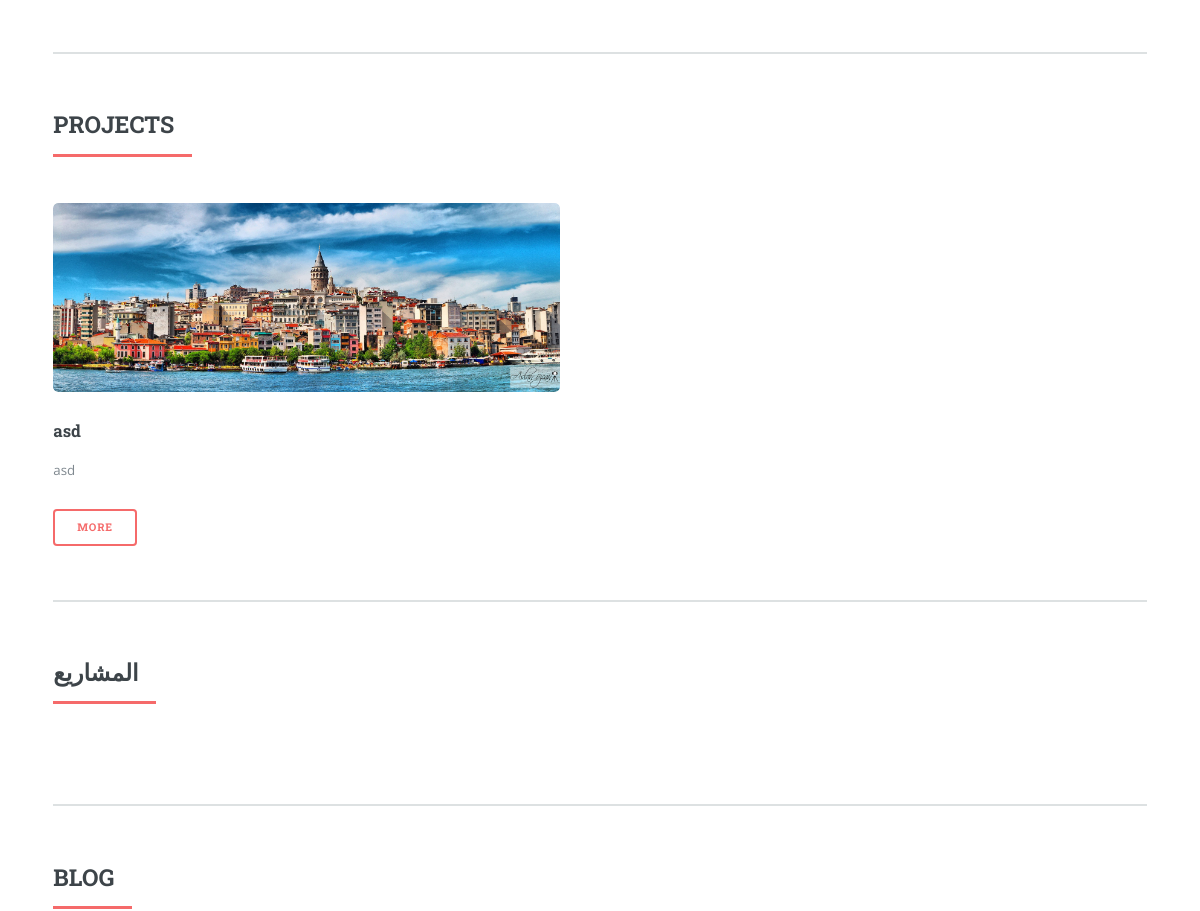
The app's page / (middle part), older data.
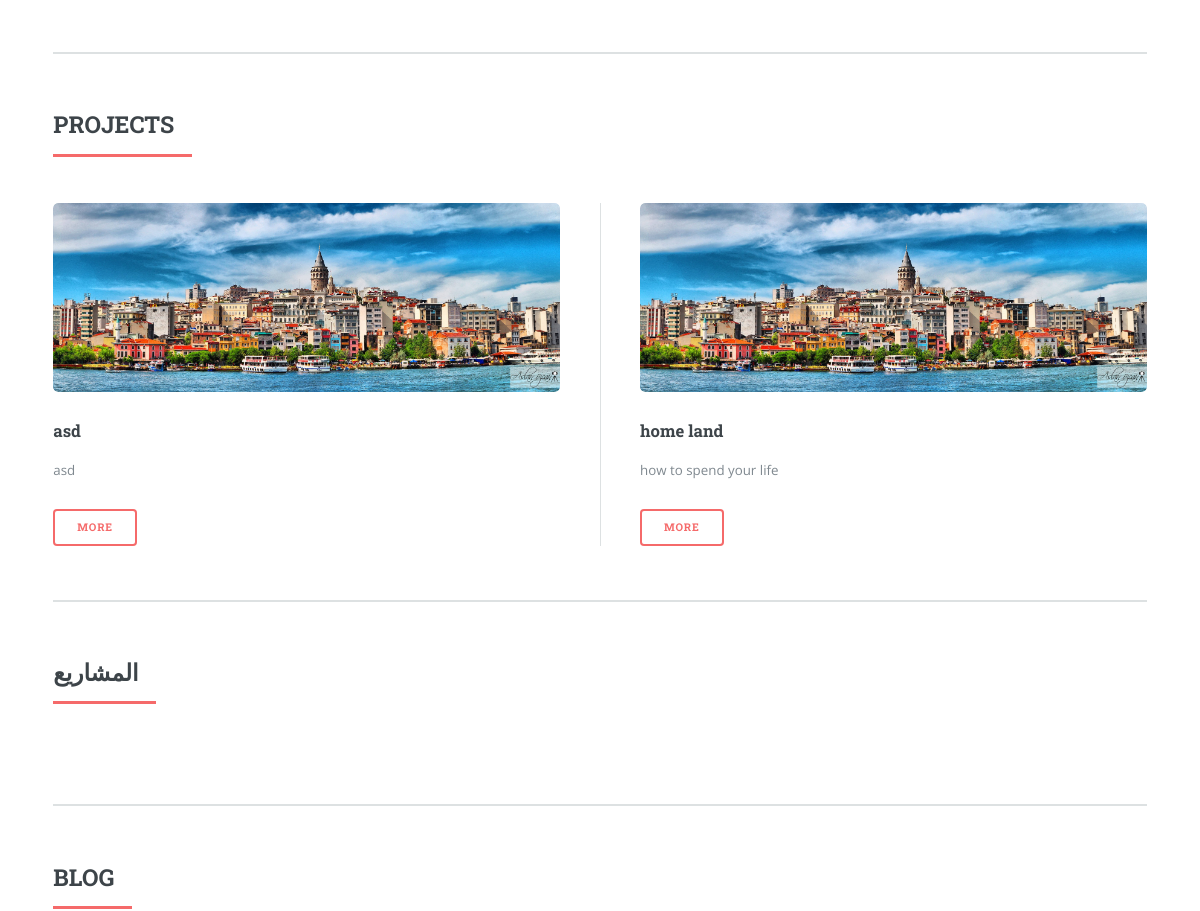
The same page, newer data.
### Articles_app/models.py (models this page shows, shortened)
class Articles_model(models.Model):
    title = models.CharField(max_length = 50)
    intro=models.CharField(max_length = 60)
    text=RichTextField()
    creade_date = models.DateField(auto_now=True,
                                   blank=True,
                                   auto_now_add=False)
    user = models.ForeignKey(User, on_delete=models.CASCADE)
    category = models.ForeignKey('Category', on_delete=models.CASCADE)
    article_type=models.CharField(max_length = 150,choices=CATEGORY_TYPE)
    published_date = models.DateField()
    slug = models.SlugField(blank=True, null=True)
    image=models.ImageField(upload_to=image_upload)
    def get_article_type():
        lst=[]
        for i in CATEGORY_TYPE:
            lst.append(i[1])
        return lst

### Articles_app/views.py (the view)
# urls.py: path('',home,name='home'),
def home(request):
    articles=Articles_model.objects.all()
    paginator = Paginator(articles, 4) # Show 25 contacts per page.
    page_number = request.GET.get('page')
    page_obj = paginator.get_page(page_number)
    context={
        'articles':page_obj,
        'mainArticle':getMainArticle(),
        'type':Articles_model.get_article_type(),
        'topArticle':getTopArticles(),
    }
    return render(request,'Articles_app/home.html',context)

### Articles_app/views.py (called while the page is built)
def getMainArticle():
    article=Articles_model.objects.get(id=1)
    return article

def getTopArticles():
    top=Articles_model.objects.latest('creade_date')
    return top

### Articles_app/templates/Articles_app/home.html (shortened to what this page needs)
{% extends 'index.html' %}
{% block main %}
  {% for sec in type %}
    <section>
      <header class="major">
        <h2>{{sec}}</h2>
      </header>
      <div class="posts">
        {% for item in articles %}
        {% if item.article_type == sec%}
          <article>
          <a href="{% url 'Articles_app:detials' slug=item.slug %}" class="image">
            {% load thumbnail %}
            <img src="{{item.image|thumbnail_url:'listArticle' }}" alt=" " />
          </a>
          <h3> {{item.title}}</h3>
          <p>
            {{item.intro}}
          </p>
          <ul class="actions">
            <li><a href="{% url 'Articles_app:detials' slug=item.slug %}" class="button">More</a></li>
          </ul>
        </article>
        {% endif %}
        {% endfor %}
      </div>
    </section>
  {% endfor %}
{% endblock main %}
{% block topArticles %}
            {% load thumbnail %}
{% endblock topArticles %}

### templates/index.html (shortened to what this page needs)
{% load static %}
{% load bootstrap4 %}
<!DOCTYPE HTML>
<html>
	<head>
		<link rel="stylesheet" href="{% static 'assets/css/main.css'%}" />
	</head>
	<body class="is-preload">
			<div id="wrapper">
		<div id="main">
			<div class="inner">
					{% block main %}
					{% endblock main %}
			</div>
		</div>
			</div>
	</body>
</html>

Row changes from the older to the newer data that the page shows:
added Articles_model: image|thumbnail_url (placeholder picture), title "home land", intro "how to spend your life"
